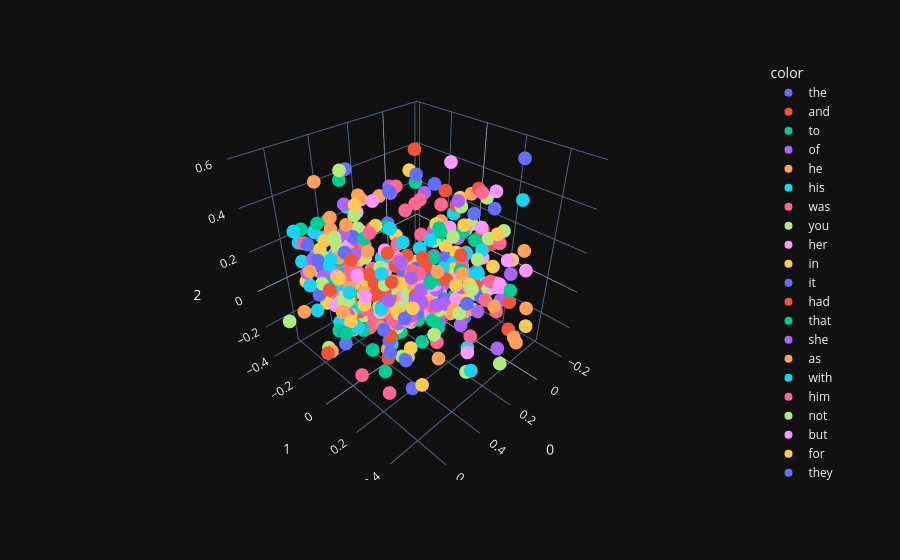

Notebook source saved alongside this figure:
### Code cell
import plotly.express as px
fig = px.scatter_3d(X[:500],x=0, y=1, z=2, color = model.wv.index_to_key[:500])
fig.show()
